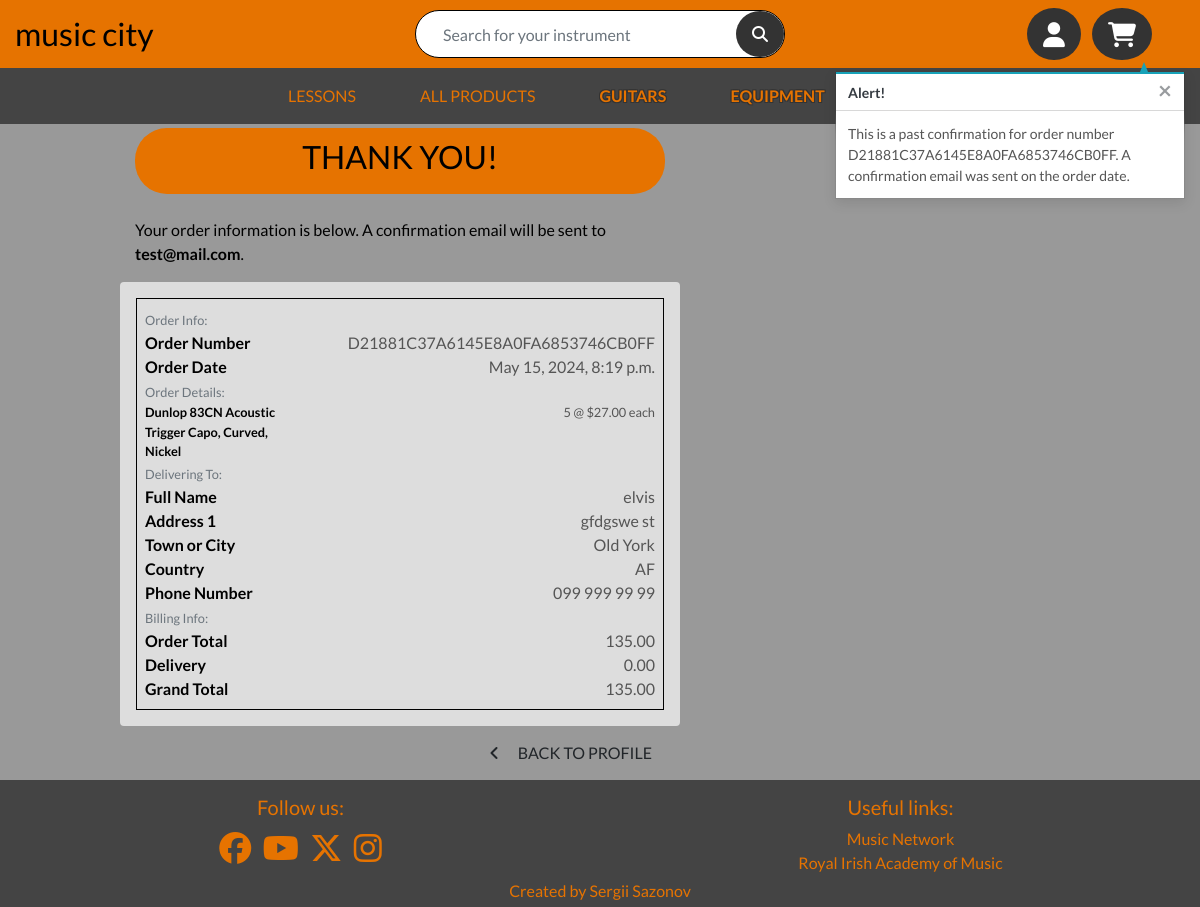
Screenshot of /profile/order_history/D21881C37A6145E8A0FA6853746CB0FF with the database file from the repository.
### checkout/models.py (models this page shows, shortened)
class Order(models.Model):
    order_number = models.CharField(max_length=32, null=False, editable=False)
    user_profile = models.ForeignKey(UserProfile, on_delete=models.SET_NULL,
                                     null=True, blank=True,
                                     related_name='orders')
    full_name = models.CharField(max_length=50, null=False, blank=False)
    email = models.EmailField(max_length=254, null=False, blank=False)
    phone_number = models.CharField(max_length=20, null=False, blank=False)
    country = CountryField(blank_label='Country *', null=False, blank=False)
    postcode = models.CharField(max_length=20, null=True, blank=True)
    town_or_city = models.CharField(max_length=40, null=False, blank=False)
    street_address1 = models.CharField(max_length=80, null=False, blank=False)
    street_address2 = models.CharField(max_length=80, null=True, blank=True)
    county = models.CharField(max_length=80, null=True, blank=True)
    date = models.DateTimeField(auto_now_add=True)
    delivery_cost = models.DecimalField(max_digits=6, decimal_places=2,
                                        null=False, default=0)
    order_total = models.DecimalField(max_digits=10, decimal_places=2,
                                      null=False, default=0)
    grand_total = models.DecimalField(max_digits=10, decimal_places=2,
                                      null=False, default=0)
    original_bag = models.TextField(null=False, blank=False, default='')
    stripe_pid = models.CharField(max_length=254, null=False,
                                  blank=False, default='')

class OrderLineItem(models.Model):
    order = models.ForeignKey(Order, null=False, blank=False,
                              on_delete=models.CASCADE,
                              related_name='lineitems')
    product = models.ForeignKey(Product, null=False, blank=False,
                                on_delete=models.CASCADE)
    quantity = models.IntegerField(null=False, blank=False, default=0)
    lineitem_total = models.DecimalField(max_digits=6, decimal_places=2,
                                         null=False, blank=False,
                                         editable=False)

### products/models.py (models this page shows, shortened)
class Product(models.Model):
    category = models.ForeignKey('Category', null=True,
                                 blank=True, on_delete=models.SET_NULL)
    sku = models.CharField(max_length=254, null=True, blank=True)
    name = models.CharField(max_length=254)
    brand = models.CharField(max_length=30, default='other')
    description = models.TextField()
    price = models.DecimalField(max_digits=6, decimal_places=2)
    old_price = models.DecimalField(max_digits=6, decimal_places=2,
                                    null=True, blank=True)
    image_url = models.URLField(max_length=1024, null=True, blank=True)
    image = CloudinaryField('image', default=None, null=True, blank=True)

### profiles/views.py (the view)
# urls.py: path('order_history/<order_number>',
def order_history(request, order_number):
    order = get_object_or_404(Order, order_number=order_number)
    messages.info(request, (
        f'This is a past confirmation for order number {order_number}. '
        'A confirmation email was sent on the order date.'
    ))
    template = 'checkout/checkout_success.html'
    context = {
        'order': order,
        'from_profile': True,
    }
    return render(request, template, context)

### bag/contexts.py (called while the page is built, shortened)
def bag_contents(request):
    bag_items = []
    total = 0
    product_count = 0
    bag = request.session.get('bag', {})
    if total < settings.FREE_DELIVERY_THRESHOLD:
        delivery = total * Decimal(settings.STANDARD_DELIVERY_PERCENTAGE)/100
        free_delivery_delta = settings.FREE_DELIVERY_THRESHOLD - total
    else:
        delivery = 0
        free_delivery_delta = 0
    grand_total = total + delivery
    context = {
        'bag_items': bag_items,
        'total': total,
        'product_count': product_count,
        'delivery': delivery,
        'free_delivery_delta': free_delivery_delta,
        'free_delivery_threshold': settings.FREE_DELIVERY_THRESHOLD,
        'grand_total': grand_total,
    }
    return context

### checkout/templates/checkout/checkout_success.html (shortened to what this page needs)
{% extends "base.html" %}
{% load static %}
{% block extra_css %}
    <link rel="stylesheet" href="{% static 'checkout/css/checkout.css' %}">
{% endblock %}
{% block page_header %}
    <div class="container header-container">
    </div>
{% endblock %}
{% block content %}
    <div class="container">
        <div class="row">
            <div class="col12 col-lg-7">
                <div class="product-header mb-4">
                    <h2 class="text-uppercase text-black">Thank You!</h2>
                </div>
                <p class="text-black">Your order information is below. A confirmation email will be sent to <strong>{{ order.email }}</strong>.</p>
            </div>
        </div>
        <div class="row">
            <div class="col-12 col-lg-7 light-bg rounded p-3">
                <div class="order-confirmation-wrapper p-2 border-black">
                    <div class="row">
                        <div class="col">
                            <small class="text-muted">Order Info:</small>
                        </div>
                    </div>
                    <div class="row">
                        <div class="col-12 col-md-4">
                            <p class="mb-0 text-black font-weight-bold">Order Number</p>
                        </div>
                        <div class="col-12 col-md-8 text-md-right">
                            <p class="mb-0">{{ order.order_number }}</p>
                        </div>
                    </div>
                    <div class="row">
                        <div class="col-12 col-md-4">
                            <p class="mb-0 text-black font-weight-bold">Order Date</p>
                        </div>
                        <div class="col-12 col-md-8 text-md-right">
                            <p class="mb-0">{{ order.date }}</p>
                        </div>
                    </div>
                    <div class="row">
                        <div class="col">
                            <small class="text-muted">Order Details:</small>
                        </div>
                    </div>
                    {% for item in order.lineitems.all %}
                    <div class="row">
                        <div class="col-12 col-md-4">
                            <p class="small mb-0 text-black font-weight-bold">
                                {{ item.product.name }}{% if item.product_size %} - Size {{ item.product.size|upper }}{% endif %}
                            </p>
                        </div>
                        <div class="col-12 col-md-8 text-md-right">
                            <p class="small mb-0">{{ item.quantity }} @ ${{ item.product.price }} each</p>
                        </div>
                    </div>
                    {% endfor %}
                    <div class="row">
                        <div class="col">
                            <small class="text-muted">Delivering To:</small>
                        </div>
                    </div>
                    <div class="row">
                        <div class="col-12 col-md-4">
                            <p class="mb-0 text-black font-weight-bold">Full Name</p>
                        </div>
                        <div class="col-12 col-md-8 text-md-right">
                            <p class="mb-0">{{ order.full_name }}</p>
                        </div>
                    </div>
                    <div class="row">
                        <div class="col-12 col-md-4">
                            <p class="mb-0 text-black font-weight-bold">Address 1</p>
                        </div>
                        <div class="col-12 col-md-8 text-md-right">
                            <p class="mb-0">{{ order.street_address1 }}</p>
                        </div>
                    </div>
                    <div class="row">
                        <div class="col-12 col-md-4">
                            <p class="mb-0 text-black font-weight-bold">Town or City</p>
                        </div>
                        <div class="col-12 col-md-8 text-md-right">
                            <p class="mb-0">{{ order.town_or_city }}</p>
                        </div>
                    </div>
                    <div class="row">
                        <div class="col-12 col-md-4">
                            <p class="mb-0 text-black font-weight-bold">Country</p>
                        </div>
                        <div class="col-12 col-md-8 text-md-right">
                            <p class="mb-0">{{ order.country }}</p>
                        </div>
                    </div>
                    <div class="row">
                        <div class="col-12 col-md-4">
                            <p class="mb-0 text-black font-weight-bold">Phone Number</p>
                        </div>
                        <div class="col-12 col-md-8 text-md-right">
                            <p class="mb-0">{{ order.phone_number }}</p>
                        </div>
                    </div>
                    <div class="row">
                        <div class="col">
                            <small class="text-muted">Billing Info:</small>
                        </div>
                    </div>
                    <div class="row">
                        <div class="col-12 col-md-4">
                            <p class="mb-0 text-black font-weight-bold">Order Total</p>
                        </div>
                        <div class="col-12 col-md-8 text-md-right">
                            <p class="mb-0">{{ order.order_total }}</p>
                        </div>
                    </div>
                    <div class="row">
                        <div class="col-12 col-md-4">
                            <p class="mb-0 text-black font-weight-bold">Delivery</p>
                        </div>
                        <div class="col-12 col-md-8 text-md-right">
                            <p class="mb-0">{{ order.delivery_cost }}</p>
                        </div>
                    </div>
                    <div class="row">
                        <div class="col-12 col-md-4">
                            <p class="mb-0 text-black font-weight-bold">Grand Total</p>
                        </div>
                        <div class="col-12 col-md-8 text-md-right">
                            <p class="mb-0">{{ order.grand_total }}</p>
                        </div>
                    </div>
                </div>
            </div>
        </div>
        <div class="row">
			<div class="col-12 col-lg-7 text-right">
                {% if from_profile %}
                    <a href="{% url 'profile' %}" class="btn btn-black rounded-0 my-2">
                        <span class="icon mr-2">
                            <i class="fas fa-angle-left"></i>
                        </span>
                        <span class="text-uppercase">Back to Profile</span>
                    </a>
                {% endif %}
			</div>
		</div>
    </div>
{% endblock %}

### static/css/base.css (style rules this page uses)
html { height: 100%; }
body { color: #555; background-color: #999; font-family: 'Lato'; }
.icon { align-items: center; display: inline-flex; justify-content: center; height: 1.5rem; width: 1.5rem; }
.light-bg { background-color: #ddd; }
.text-black { color: #000 !important; }
.border-black { border: 1px solid black !important; }
.header-container { padding-top: 5rem; }
.product-header { background-color: #e67300; padding: 10px; border-radius: 2rem; text-align: center; }
@media (min-width: 1200px) { .container { max-width: 80%; } }
@media (min-width: 992px) { .header-container { padding-top: 8rem; } }

### rows the page displays
Order: email "test@mail.com", order_number "D21881C37A6145E8A0FA6853746CB0FF", date "May 15, 2024, 8:19 p.m.", full_name "elvis", street_address1 "gfdgswe st", town_or_city "Old York", country "AF", phone_number "099 999 99 99", order_total "135.00", delivery_cost "0.00", grand_total "135.00"
OrderLineItem: product.name "Dunlop 83CN Acoustic Trigger Capo, Curved, Nickel", quantity "5", product.price "27.00"

### other values shown
{{ message }} "This is a past confirmation for order number D21881C37A6145E8A0FA6853746CB0FF. A confirmation email was sent on the order date."
